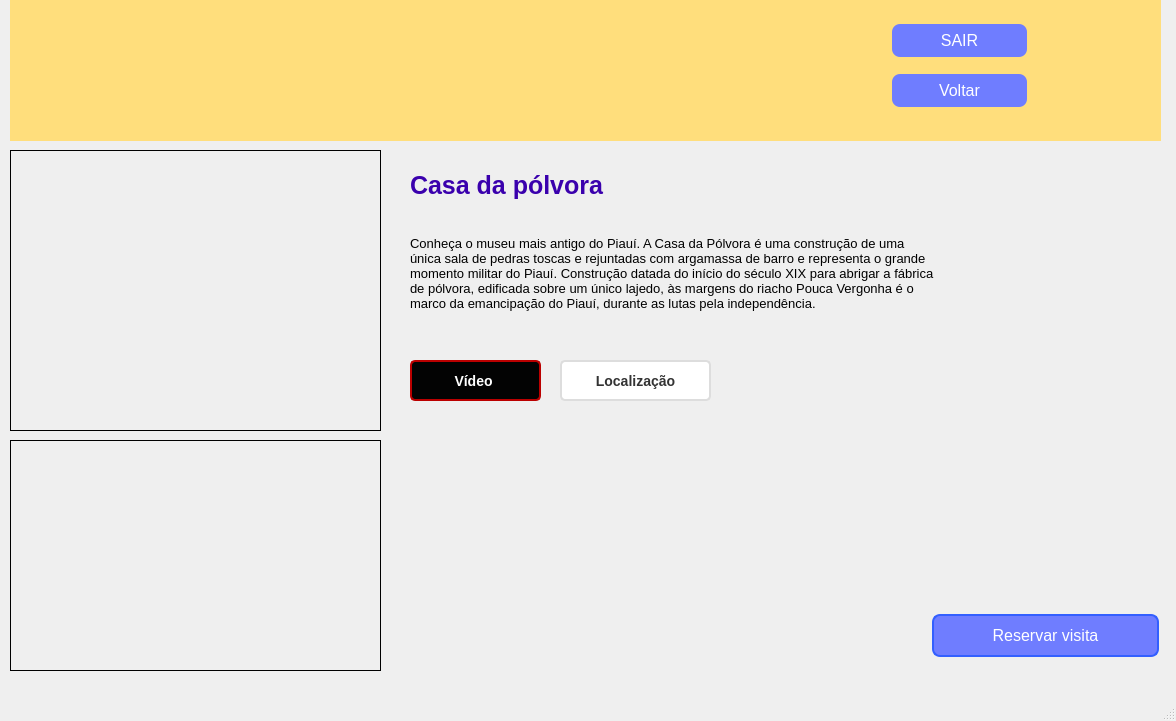
<?xml version="1.0" encoding="UTF-8"?>
<ui version="4.0">
 <class>MainWindow</class>
 <widget class="QMainWindow" name="MainWindow">
  <property name="geometry">
   <rect>
    <x>0</x>
    <y>0</y>
    <width>1176</width>
    <height>721</height>
   </rect>
  </property>
  <property name="windowTitle">
   <string>MainWindow</string>
  </property>
  <widget class="QWidget" name="centralwidget">
   <widget class="QLabel" name="label">
    <property name="geometry">
     <rect>
      <x>10</x>
      <y>150</y>
      <width>371</width>
      <height>281</height>
     </rect>
    </property>
    <property name="styleSheet">
     <string notr="true">border: 1px solid black;</string>
    </property>
    <property name="text">
     <string/>
    </property>
    <property name="pixmap">
     <pixmap>../imagens/foto12.jpg</pixmap>
    </property>
    <property name="scaledContents">
     <bool>true</bool>
    </property>
   </widget>
   <widget class="QLabel" name="label_2">
    <property name="geometry">
     <rect>
      <x>10</x>
      <y>440</y>
      <width>371</width>
      <height>231</height>
     </rect>
    </property>
    <property name="styleSheet">
     <string notr="true">border: 1px solid black;</string>
    </property>
    <property name="text">
     <string/>
    </property>
    <property name="pixmap">
     <pixmap>../imagens/foto11.jpg</pixmap>
    </property>
    <property name="scaledContents">
     <bool>true</bool>
    </property>
   </widget>
   <widget class="QWidget" name="widget" native="true">
    <property name="geometry">
     <rect>
      <x>10</x>
      <y>0</y>
      <width>1151</width>
      <height>141</height>
     </rect>
    </property>
    <property name="styleSheet">
     <string notr="true">background-color: rgb(255, 222, 124);</string>
    </property>
    <widget class="QLabel" name="label_3">
     <property name="geometry">
      <rect>
       <x>-10</x>
       <y>-10</y>
       <width>341</width>
       <height>151</height>
      </rect>
     </property>
     <property name="text">
      <string/>
     </property>
     <property name="pixmap">
      <pixmap>../imagens/logo.png</pixmap>
     </property>
     <property name="scaledContents">
      <bool>true</bool>
     </property>
    </widget>
    <widget class="QPushButton" name="pushButton_perfil">
     <property name="geometry">
      <rect>
       <x>1040</x>
       <y>20</y>
       <width>81</width>
       <height>81</height>
      </rect>
     </property>
     <property name="styleSheet">
      <string notr="true">QPushButton {
    font-size: 30px;
    border-radius: 40px;
}

QPushButton:hover {
    background-color: rgb(255, 255, 255);
}

QPushButton[objectName=&quot;perfilButton&quot;] {
    qproperty-toolTip: &quot;Perfil&quot;;
}

QToolTip {
    font-family: 'SansSerif';
    font-size: 10pt;
}
</string>
     </property>
     <property name="text">
      <string/>
     </property>
     <property name="icon">
      <iconset>
       <normaloff>../imagens/perfil.png</normaloff>../imagens/perfil.png</iconset>
     </property>
     <property name="iconSize">
      <size>
       <width>80</width>
       <height>80</height>
      </size>
     </property>
    </widget>
    <widget class="QPushButton" name="pushButton_voltar">
     <property name="geometry">
      <rect>
       <x>880</x>
       <y>70</y>
       <width>139</width>
       <height>41</height>
      </rect>
     </property>
     <property name="styleSheet">
      <string notr="true">QPushButton {
           
	background-color: rgb(111, 125, 255);
           border: none;
           color: white;
           padding: 10px 20px;
           text-align: center;
           text-decoration: none;
           display: inline-block;
           font-size: 16px;
           margin: 4px 2px;
           cursor: pointer;
           border-radius: 8px;
        }
        QPushButton:hover {
           background-color: rgb(85, 170, 255); 
        }</string>
     </property>
     <property name="text">
      <string>Voltar</string>
     </property>
    </widget>
    <widget class="QPushButton" name="pushButton_sair">
     <property name="geometry">
      <rect>
       <x>880</x>
       <y>20</y>
       <width>139</width>
       <height>41</height>
      </rect>
     </property>
     <property name="styleSheet">
      <string notr="true">QPushButton {
           
	background-color: rgb(111, 125, 255);
           border: none;
           color: white;
           padding: 10px 20px;
           text-align: center;
           text-decoration: none;
           display: inline-block;
           font-size: 16px;
           margin: 4px 2px;
           cursor: pointer;
           border-radius: 8px;
        }
        QPushButton:hover {
           background-color: rgb(85, 170, 255); 
        }</string>
     </property>
     <property name="text">
      <string>SAIR</string>
     </property>
    </widget>
   </widget>
   <widget class="QPushButton" name="pushButton">
    <property name="geometry">
     <rect>
      <x>930</x>
      <y>610</y>
      <width>231</width>
      <height>51</height>
     </rect>
    </property>
    <property name="styleSheet">
     <string notr="true">QPushButton {
           
	background-color: rgb(111, 125, 255);
           border: none;
           color: white;
           padding: 10px 20px;
           text-align: center;
           text-decoration: none;
           display: inline-block;
           font-size: 16px;
           margin: 4px 2px;
           cursor: pointer;
           border-radius: 8px;
           border: 2px solid #335fff;
        }
        QPushButton:hover {
           background-color: rgb(85, 170, 255); 
        }</string>
    </property>
    <property name="text">
     <string>Reservar visita</string>
    </property>
   </widget>
   <widget class="QLabel" name="label_4">
    <property name="geometry">
     <rect>
      <x>410</x>
      <y>160</y>
      <width>271</width>
      <height>51</height>
     </rect>
    </property>
    <property name="font">
     <font>
      <pointsize>19</pointsize>
      <weight>75</weight>
      <bold>true</bold>
     </font>
    </property>
    <property name="styleSheet">
     <string notr="true">color: rgb(58, 0, 173);</string>
    </property>
    <property name="text">
     <string>Casa da pólvora</string>
    </property>
   </widget>
   <widget class="QLabel" name="label_5">
    <property name="geometry">
     <rect>
      <x>410</x>
      <y>220</y>
      <width>741</width>
      <height>121</height>
     </rect>
    </property>
    <property name="font">
     <font>
      <pointsize>10</pointsize>
      <weight>50</weight>
      <bold>false</bold>
     </font>
    </property>
    <property name="text">
     <string>Conheça o museu mais antigo do Piauí. A Casa da Pólvora é uma construção de uma 
única sala de pedras toscas e rejuntadas com argamassa de barro e representa o grande 
momento militar do Piauí. Construção datada do início do século XIX para abrigar a fábrica 
de pólvora, edificada sobre um único lajedo, às margens do riacho Pouca Vergonha é o 
marco da emancipação do Piauí, durante as lutas pela independência.
</string>
    </property>
    <property name="scaledContents">
     <bool>true</bool>
    </property>
   </widget>
   <widget class="QPushButton" name="pushButton_2">
    <property name="geometry">
     <rect>
      <x>410</x>
      <y>360</y>
      <width>131</width>
      <height>41</height>
     </rect>
    </property>
    <property name="styleSheet">
     <string notr="true">QPushButton {
     /* Cor de fundo vermelha - você pode ajustar conforme necessário */
	
	background-color: rgb(3, 3, 3);
    border: 2px solid #BB0000;  /* Cor da borda */
    color: #FFFFFF;  /* Cor do texto */
    padding: 5px 10px;  /* Espaçamento interno */
    border-radius: 5px;  /* Borda arredondada */
 font-size: 14px;  /* Tamanho da fonte ajustado para 14 pixels */
    font-weight: bold;  /* Fonte em negrito */
}

QPushButton:hover {
    background-color: #CC0000;  /* Cor de fundo ao passar o mouse */
    border: 2px solid #990000;  /* Cor da borda ao passar o mouse */
}
</string>
    </property>
    <property name="text">
     <string>Vídeo </string>
    </property>
    <property name="icon">
     <iconset>
      <normaloff>../imagens/youtube.png</normaloff>../imagens/youtube.png</iconset>
    </property>
    <property name="iconSize">
     <size>
      <width>30</width>
      <height>30</height>
     </size>
    </property>
   </widget>
   <widget class="QPushButton" name="pushButton_3">
    <property name="geometry">
     <rect>
      <x>560</x>
      <y>360</y>
      <width>151</width>
      <height>41</height>
     </rect>
    </property>
    <property name="styleSheet">
     <string notr="true">QPushButton {
    background-color: #ffffff;  /* Cor de fundo branca */
    border: 2px solid #dddddd;  /* Cor da borda */
    color: #333333;  /* Cor do texto */
    padding: 10px 15px;  /* Espaçamento interno ajustado para um botão maior */
    border-radius: 5px;  /* Borda arredondada */
    font-size: 14px;  /* Tamanho da fonte ajustado para 14 pixels */
    font-weight: bold;  /* Fonte em negrito */
}

QPushButton:hover {
    background-color: #f5f5f5;  /* Cor de fundo ao passar o mouse */
    border: 2px solid #cccccc;  /* Cor da borda ao passar o mouse */
}
</string>
    </property>
    <property name="text">
     <string>Localização</string>
    </property>
    <property name="icon">
     <iconset>
      <normaloff>../imagens/maps.png</normaloff>../imagens/maps.png</iconset>
    </property>
    <property name="iconSize">
     <size>
      <width>25</width>
      <height>25</height>
     </size>
    </property>
   </widget>
  </widget>
  <widget class="QMenuBar" name="menubar">
   <property name="geometry">
    <rect>
     <x>0</x>
     <y>0</y>
     <width>1176</width>
     <height>26</height>
    </rect>
   </property>
  </widget>
  <widget class="QStatusBar" name="statusbar"/>
 </widget>
 <resources/>
 <connections/>
</ui>
